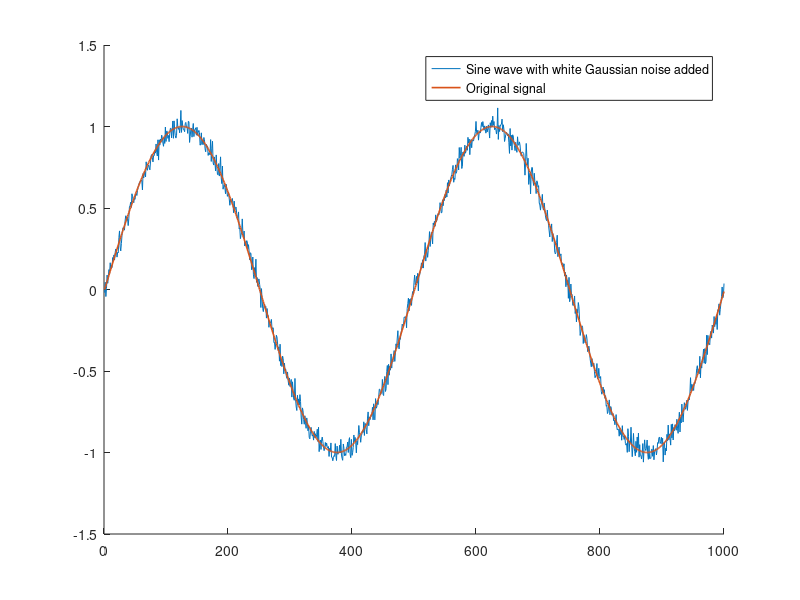
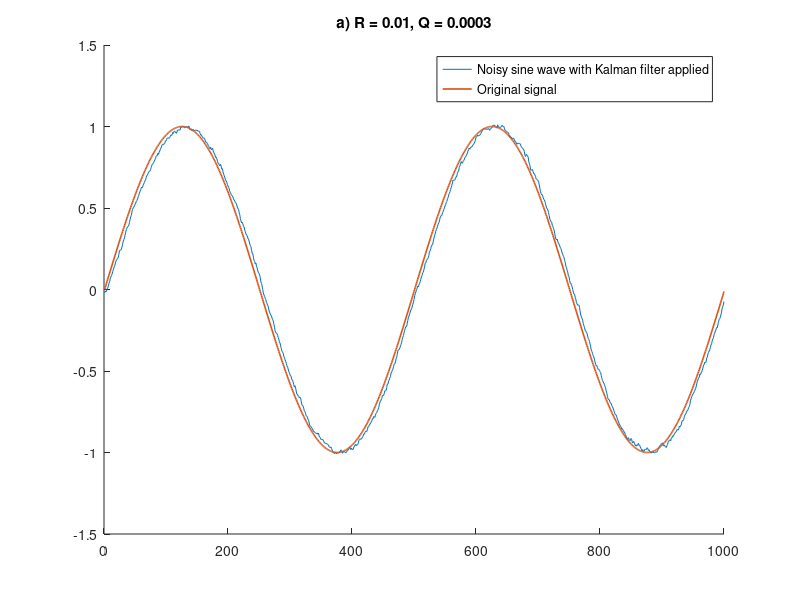
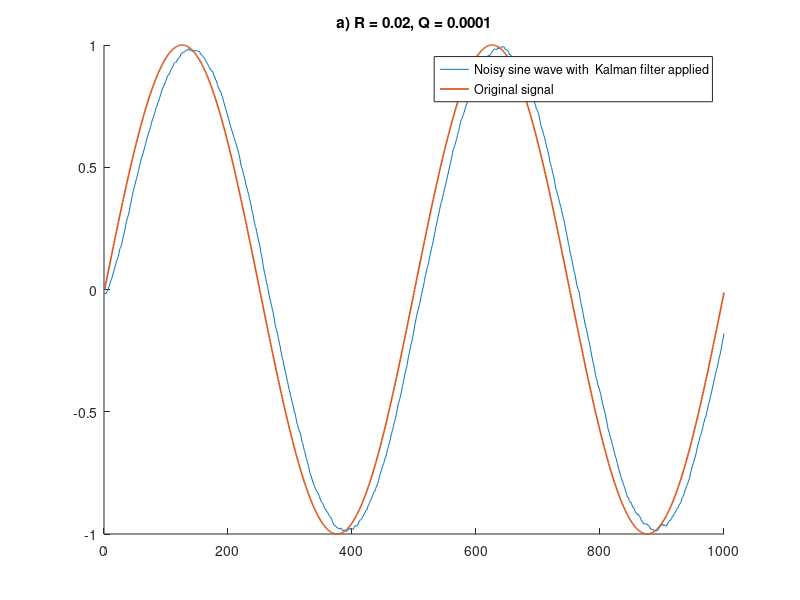

Source code (MATLAB) for these figures, in order: (Note: this script raises an error after producing the figures.)
%%
%Sine signal replica

%Pre cleaning
close all;
clear;
clc;

%Sine signal replication
t = 0:1:999;
original = sin(2*pi*0.002*t);

%Noisy replica
noise = wgn(1, 1000, -28); %-28 dBW was chosen to replicate the noise in the original paper.
noisy_signal = original + noise;
figure(1)
hold on;
plot(noisy_signal);
plot(original, 'LineWidth', 1.2);
legend("Sine wave with white Gaussian noise added", "Original signal");
hold off;

%Implementation of the Kalman filters, E_mea = 0.01
E_est = 0.0016; %White noise standard deviation
E_mea = 0.01;
E_fut = 0.0003;
EST_1 = zeros(1, 1000);
EST_1(1) = noisy_signal(1); %Initial estimation

for n = 1:size(noisy_signal, 2)-1
    %Estimation part
    EST_1(n+1) = EST_1(n);
    E_est = E_est + E_fut;
    %Correction part
    KG = (E_est)/(E_est + E_mea);
    EST_1(n+1) = EST_1(n+1) + KG*(noisy_signal(n+1) - EST_1(n+1));
    E_est = (1 - KG)*E_est;
end

%Implementation of the Kalman filters, E_mea = 0.02
E_est = 0.0016;
E_mea = 0.02;
E_fut = 0.0001;
EST_2 = zeros(1, 1000);
EST_2(1) = noisy_signal(1);

for n = 1:size(noisy_signal, 2)-1
    %Estimation part
    EST_2(n+1) = EST_2(n);
    E_est = E_est + E_fut;
    %Correction part
    KG = (E_est)/(E_est + E_mea);
    EST_2(n+1) = EST_2(n+1) + KG*(noisy_signal(n+1) - EST_2(n+1));
    E_est = (1 - KG)*E_est;
    KG = (E_est)/(E_est + E_mea);
end

figure(2)
hold on;
plot(EST_1);
plot(original, 'LineWidth', 1.2);
legend("Noisy sine wave with Kalman filter applied", "Original signal");
title("a) R = 0.01, Q = 0.0003");
hold off;

figure(3)
hold on;
plot(EST_2);
plot(original, 'LineWidth', 1.2);
legend("Noisy sine wave with  Kalman filter applied", "Original signal");
title("a) R = 0.02, Q = 0.0001");
hold off;

%Performance metrics calculation

signal_vector = [noisy_signal' EST_1' EST_2']; %From this point onwards this order is used for the signals inside the vectors.

%SM1
SM1 = zeros(1, size(signal_vector, 2));
SM1_percentage = zeros(1, size(signal_vector, 2));
for n = 1:size(signal_vector, 2)
    dif = signal_vector(2:size(signal_vector(:, n), 1), n) - signal_vector(1:size(signal_vector(:, n), 1)-1, n);
    SM1(n) = sum(abs(dif));
    SM1_percentage(n) = 100*(SM1(1)-SM1(n))/(SM1(1));
end

%SM2
SM2 = zeros(1, size(signal_vector, 2));
SM2_percentage = zeros(1, size(signal_vector, 2));
for n = 1:size(signal_vector, 2)
    dif = signal_vector(1:size(signal_vector(:, n), 1)-2, n) - 2.*signal_vector(2:size(signal_vector(:, n), 1)-1, n) + signal_vector(3:size(signal_vector(:, n), 1), n);
    SM2(n) = sum((dif).^(2));
    SM2_percentage(n) = 100*(SM2(1)-SM2(n))/(SM2(1));
end



%%
%MOCAP Signal Replica

%Pre cleaning
close all;
clear;
clc;

%Loading the mocap signals from the original paper using the helper
%function amc_to_matrix.m

Mocap = amc_to_matrix("11_01.amc");

%Extraction of the elements used on the original paper
ch1 = Mocap(:, 2); %Called channel 1 in the original paper
ch1 = (6*(ch1-17.5)+86)'; %Replicating scaling and offset applied in the original paper
ch3 = Mocap(:, 6)'; %Called channel 3 in the original paper


% ch1 Kalman filtering

%Implementation of the Kalman filters, E_mea = 0.01
E_est = 0.0016; %White noise standard deviation
E_mea = 0.01;
E_fut = 0.00015;
EST_1_ch1 = zeros(1, size(ch1, 2));
EST_1_ch1(1) = ch1(1); %Initial estimation

for n = 1:size(ch1, 2)-1
    %Estimation part
    EST_1_ch1(n+1) = EST_1_ch1(n);
    E_est = E_est + E_fut;
    %Correction part
    KG = (E_est)/(E_est + E_mea);
    EST_1_ch1(n+1) = EST_1_ch1(n+1) + KG*(ch1(n+1) - EST_1_ch1(n+1));
    E_est = (1 - KG)*E_est;
end

%Implementation of the Kalman filters, E_mea = 0.02
E_est = 0.0016;
E_mea = 0.02;
E_fut = 0.00005;
EST_2_ch1 = zeros(1, size(ch1, 2));
EST_2_ch1(1) = ch1(1);

for n = 1:size(ch1, 2)-1
    %Estimation part
    EST_2_ch1(n+1) = EST_2_ch1(n);
    E_est = E_est + E_fut;
    %Correction part
    KG = (E_est)/(E_est + E_mea);
    EST_2_ch1(n+1) = EST_2_ch1(n+1) + KG*(ch1(n+1) - EST_2_ch1(n+1));
    E_est = (1 - KG)*E_est;
    KG = (E_est)/(E_est + E_mea);
end

%Implementation of the Kalman filters, E_mea = 0.005
E_est = 0.0016; %White noise standard deviation
E_mea = 0.005;
E_fut = 0.0002;
EST_3_ch1 = zeros(1, size(ch1, 2));
EST_3_ch1(1) = ch1(1); %Initial estimation

for n = 1:size(ch1, 2)-1
    %Estimation part
    EST_3_ch1(n+1) = EST_3_ch1(n);
    E_est = E_est + E_fut;
    %Correction part
    KG = (E_est)/(E_est + E_mea);
    EST_3_ch1(n+1) = EST_3_ch1(n+1) + KG*(ch1(n+1) - EST_3_ch1(n+1));
    E_est = (1 - KG)*E_est;
end

figure(1)
subplot(3, 1, 2)
hold on;
plot(EST_1_ch1, 'LineWidth', 1.2);
plot(ch1, "k");
legend("Noisy sine wave with Kalman filter applied", "ch1 signal");
title("b) Emea = 0.01");
hold off;

subplot(3, 1, 3)
hold on;
plot(EST_2_ch1, 'LineWidth', 1.2);
plot(ch1, "k");
legend("Noisy sine wave with  Kalman filter applied", "ch1 signal");
title("c) Emea = 0.02");
hold off;

subplot(3, 1, 1)
hold on;
plot(EST_3_ch1, 'LineWidth', 1.2);
plot(ch1, "k");
legend("Noisy sine wave with  Kalman filter applied", "ch1 signal");
title("a) Emea = 0.005");
hold off;


%Performance metrics calculation

signal_vector = [ch1' EST_3_ch1' EST_1_ch1' EST_2_ch1']; %From this point onwards this order is used for the signals inside the vectors.

%SM1
SM1_ch1 = zeros(1, size(signal_vector, 2));
SM1_percentage_ch1 = zeros(1, size(signal_vector, 2));
for n = 1:size(signal_vector, 2)
    dif = signal_vector(2:size(signal_vector(:, n), 1), n) - signal_vector(1:size(signal_vector(:, n), 1)-1, n);
    SM1_ch1(n) = sum(abs(dif));
    SM1_percentage_ch1(n) = 100*(SM1_ch1(1)-SM1_ch1(n))/(SM1_ch1(1));
end

%SM2
SM2_ch1 = zeros(1, size(signal_vector, 2));
SM2_percentage_ch1 = zeros(1, size(signal_vector, 2));
for n = 1:size(signal_vector, 2)
    dif = signal_vector(1:size(signal_vector(:, n), 1)-2, n) - 2.*signal_vector(2:size(signal_vector(:, n), 1)-1, n) + signal_vector(3:size(signal_vector(:, n), 1), n);
    SM2_ch1(n) = sum((dif).^(2));
    SM2_percentage_ch1(n) = 100*(SM2_ch1(1)-SM2_ch1(n))/(SM2_ch1(1));
end


% ch3 Kalman filtering

%Implementation of the Kalman filters, E_mea = 0.01
E_est = 0.0016; %White noise standard deviation
E_mea = 0.01;
E_fut = 0.00015;
EST_1_ch3 = zeros(1, size(ch3, 2));
EST_1_ch3(1) = ch3(1); %Initial estimation

for n = 1:size(ch3, 2)-1
    %Estimation part
    EST_1_ch3(n+1) = EST_1_ch3(n);
    E_est = E_est + E_fut;
    %Correction part
    KG = (E_est)/(E_est + E_mea);
    EST_1_ch3(n+1) = EST_1_ch3(n+1) + KG*(ch3(n+1) - EST_1_ch3(n+1));
    E_est = (1 - KG)*E_est;
end

%Implementation of the Kalman filters, E_mea = 0.02
E_est = 0.0016;
E_mea = 0.02;
E_fut = 0.00005;
EST_2_ch3 = zeros(1, size(ch3, 2));
EST_2_ch3(1) = ch3(1);

for n = 1:size(ch3, 2)-1
    %Estimation part
    EST_2_ch3(n+1) = EST_2_ch3(n);
    E_est = E_est + E_fut;
    %Correction part
    KG = (E_est)/(E_est + E_mea);
    EST_2_ch3(n+1) = EST_2_ch3(n+1) + KG*(ch3(n+1) - EST_2_ch3(n+1));
    E_est = (1 - KG)*E_est;
    KG = (E_est)/(E_est + E_mea);
end

%Implementation of the Kalman filters, E_mea = 0.005
E_est = 0.0016; %White noise standard deviation
E_mea = 0.005;
E_fut = 0.0002;
EST_3_ch3 = zeros(1, size(ch3, 2));
EST_3_ch3(1) = ch3(1); %Initial estimation

for n = 1:size(ch3, 2)-1
    %Estimation part
    EST_3_ch3(n+1) = EST_3_ch3(n);
    E_est = E_est + E_fut;
    %Correction part
    KG = (E_est)/(E_est + E_mea);
    EST_3_ch3(n+1) = EST_3_ch3(n+1) + KG*(ch3(n+1) - EST_3_ch3(n+1));
    E_est = (1 - KG)*E_est;
end

figure(2)
subplot(3, 1, 2)
hold on;
plot(EST_1_ch3, 'LineWidth', 1.2);
plot(ch3, "k");
legend("Noisy sine wave with Kalman filter applied", "ch3 signal");
title("b) Emea = 0.01");
hold off;

subplot(3, 1, 3)
hold on;
plot(EST_2_ch3, 'LineWidth', 1.2);
plot(ch3, "k");
legend("Noisy sine wave with  Kalman filter applied", "ch3 signal");
title("c) Emea = 0.02");
hold off;

subplot(3, 1, 1)
hold on;
plot(EST_3_ch3, 'LineWidth', 1.2);
plot(ch3, "k");
legend("Noisy sine wave with  Kalman filter applied", "ch3 signal");
title("a) Emea = 0.005");
hold off;


%Performance metrics calculation

signal_vector = [ch3' EST_3_ch3' EST_1_ch3' EST_2_ch3']; %From this point onwards this order is used for the signals inside the vectors.

%SM1
SM1_ch3 = zeros(1, size(signal_vector, 2));
SM1_percentage_ch3 = zeros(1, size(signal_vector, 2));
for n = 1:size(signal_vector, 2)
    dif = signal_vector(2:size(signal_vector(:, n), 1), n) - signal_vector(1:size(signal_vector(:, n), 1)-1, n);
    SM1_ch3(n) = sum(abs(dif));
    SM1_percentage_ch3(n) = 100*(SM1_ch3(1)-SM1_ch3(n))/(SM1_ch3(1));
end

%SM2
SM2_ch3 = zeros(1, size(signal_vector, 2));
SM2_percentage_ch3 = zeros(1, size(signal_vector, 2));
for n = 1:size(signal_vector, 2)
    dif = signal_vector(1:size(signal_vector(:, n), 1)-2, n) - 2.*signal_vector(2:size(signal_vector(:, n), 1)-1, n) + signal_vector(3:size(signal_vector(:, n), 1), n);
    SM2_ch3(n) = sum((dif).^(2));
    SM2_percentage_ch3(n) = 100*(SM2_ch3(1)-SM2_ch3(n))/(SM2_ch3(1));
end